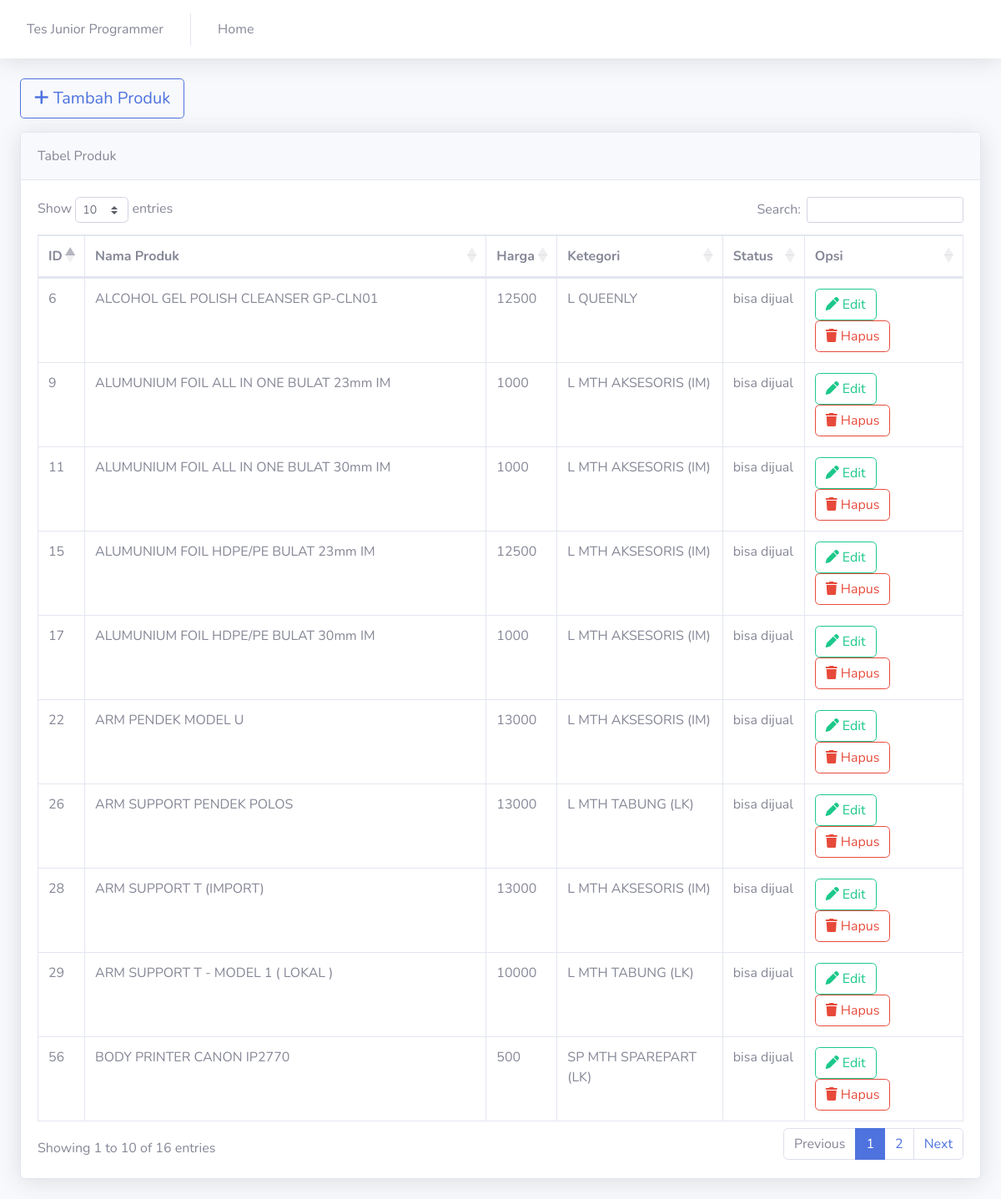
The page / on the database its author committed.
### tables this page shows
CREATE TABLE `tb_produk` (
  `id_produk` varchar(50) NOT NULL,
  `nama_produk` varchar(50) NOT NULL,
  `harga` varchar(50) NOT NULL,
  `kategori` varchar(50) NOT NULL,
  `status` varchar(50) NOT NULL
);

### application/controllers/Home.php (called while the page is built, shortened)
<?php
class Home extends CI_Controller
{
    public function __construct()
    {
        $this->load->library('form_validation');
        $this->load->model('Data_model');
    }
    public function index()
    {
        $data['tabelproduk'] = $this->Data_model->tampildata();
        $data['judul'] = 'Home';
        $this->load->view("templates/header", $data);
        $this->load->view("templates/topbar", $data);
        $this->load->view("home/index", $data);
        $this->load->view("templates/footer");
    }
}

### index.php (called while the page is built, shortened)
<?php
require_once BASEPATH.'core/CodeIgniter.php';

### application/models/Data_model.php (called while the page is built, shortened)
<?php
class Data_model extends CI_Model
{
    public function tampildata()
    {
        return $this->db->get('tb_produk')->result_array();
    }
}

### application/views/home/index.php (the view, shortened to what this page needs)
<div class="container-fluid">
    <a class="btn btn-outline-primary btn-lg" href="<?= base_url() ?>home/tambah"><i class="fas fa-plus"></i> Tambah Produk</a>
    <div class="card shadow mb-4 mt-3">
        <div class="card-header py-3">
            Tabel Produk
        </div>
        <div class="card-body">
            <div class="table-responsive">
                <table class="table table-bordered" id="dataTable" width="100%" cellspacing="0">
                    <thead>
                        <tr>
                            <th>ID</th>
                            <th>Nama Produk</th>
                            <th>Harga</th>
                            <th>Ketegori</th>
                            <th>Status</th>
                            <th>Opsi</th>
                        </tr>
                    </thead>
                    <tbody>
                        <?php foreach ($tabelproduk as $tb) : ?>
                            <?php if ($tb['status'] == "bisa dijual") { ?>
                                <tr>
                                    <td><?= $tb['id_produk'] ?></td>
                                    <td><?= $tb['nama_produk'] ?></td>
                                    <td><?= $tb['harga'] ?></td>
                                    <td><?= $tb['kategori'] ?></td>
                                    <td><?= $tb['status'] ?></td>
                                    <td>
                                        <a type="button" class="btn btn-outline-success" href="<?= base_url(); ?>home/edit/<?= $tb['id_produk'] ?>"><i class=" fas fa-pen"></i></i> Edit</a>
                                        <a type="button" class="btn btn-outline-danger" data-toggle="modal" data-target="#deleteModal<?= $tb['id_produk'] ?>"><i class="fas fa-trash"></i></i> Hapus</a>
                                    </td>
                                </tr>
                        <?php }
                        endforeach; ?>
                    </tbody>
                </table>
            </div>
        </div>
    </div>
</div>

### application/views/templates/header.php (shortened to what this page needs)
<!DOCTYPE html>
<html lang="en">
<head>
    <link href="<?php echo base_url(); ?>/vendor/fontawesome-free/css/all.min.css" rel="stylesheet" type="text/css">
    <link href="<?php echo base_url(); ?>/css/sb-admin-2.min.css" rel="stylesheet">
    <link href="vendor/datatables/dataTables.bootstrap4.min.css" rel="stylesheet">
</head>
<body id="page-top">
    <div id="wrapper">

### application/views/templates/topbar.php (shortened to what this page needs)
<div id="content-wrapper" class="d-flex flex-column">
    <div id="content">
        <nav class="navbar navbar-expand navbar-light bg-white topbar mb-4 static-top shadow">
            <div class="topbar-brand-text mx-3">
                Tes Junior Programmer
            </div>
            <div class="topbar-brand-text">
                <a class="nav-link text-secondary" href="<?= base_url() ?>">Home</a>
            </div>
        </nav>
    </div>

### application/views/templates/footer.php (shortened to what this page needs)
</body>
</html>

### rows shown on the page
tb_produk: id_produk "11", nama_produk "ALUMUNIUM FOIL ALL IN ONE BULAT 30mm IM", harga "1000", kategori "L MTH AKSESORIS (IM)", status "bisa dijual"
tb_produk: id_produk "15", nama_produk "ALUMUNIUM FOIL HDPE/PE BULAT 23mm IM", harga "12500", kategori "L MTH AKSESORIS (IM)", status "bisa dijual"
tb_produk: id_produk "17", nama_produk "ALUMUNIUM FOIL HDPE/PE BULAT 30mm IM", harga "1000", kategori "L MTH AKSESORIS (IM)", status "bisa dijual"
tb_produk: id_produk "22", nama_produk "ARM PENDEK MODEL U", harga "13000", kategori "L MTH AKSESORIS (IM)", status "bisa dijual"
tb_produk: id_produk "26", nama_produk "ARM SUPPORT PENDEK POLOS", harga "13000", kategori "L MTH TABUNG (LK)", status "bisa dijual"
tb_produk: id_produk "28", nama_produk "ARM SUPPORT T (IMPORT)", harga "13000", kategori "L MTH AKSESORIS (IM)", status "bisa dijual"
tb_produk: id_produk "29", nama_produk "ARM SUPPORT T - MODEL 1 ( LOKAL )", harga "10000", kategori "L MTH TABUNG (LK)", status "bisa dijual"
tb_produk: id_produk "56", nama_produk "BODY PRINTER CANON IP2770", harga "500", kategori "SP MTH SPAREPART (LK)", status "bisa dijual"
tb_produk: id_produk "6", nama_produk "ALCOHOL GEL POLISH CLEANSER GP-CLN01", harga "12500", kategori "L QUEENLY", status "bisa dijual"
tb_produk: id_produk "9", nama_produk "ALUMUNIUM FOIL ALL IN ONE BULAT 23mm IM", harga "1000", kategori "L MTH AKSESORIS (IM)", status "bisa dijual"
